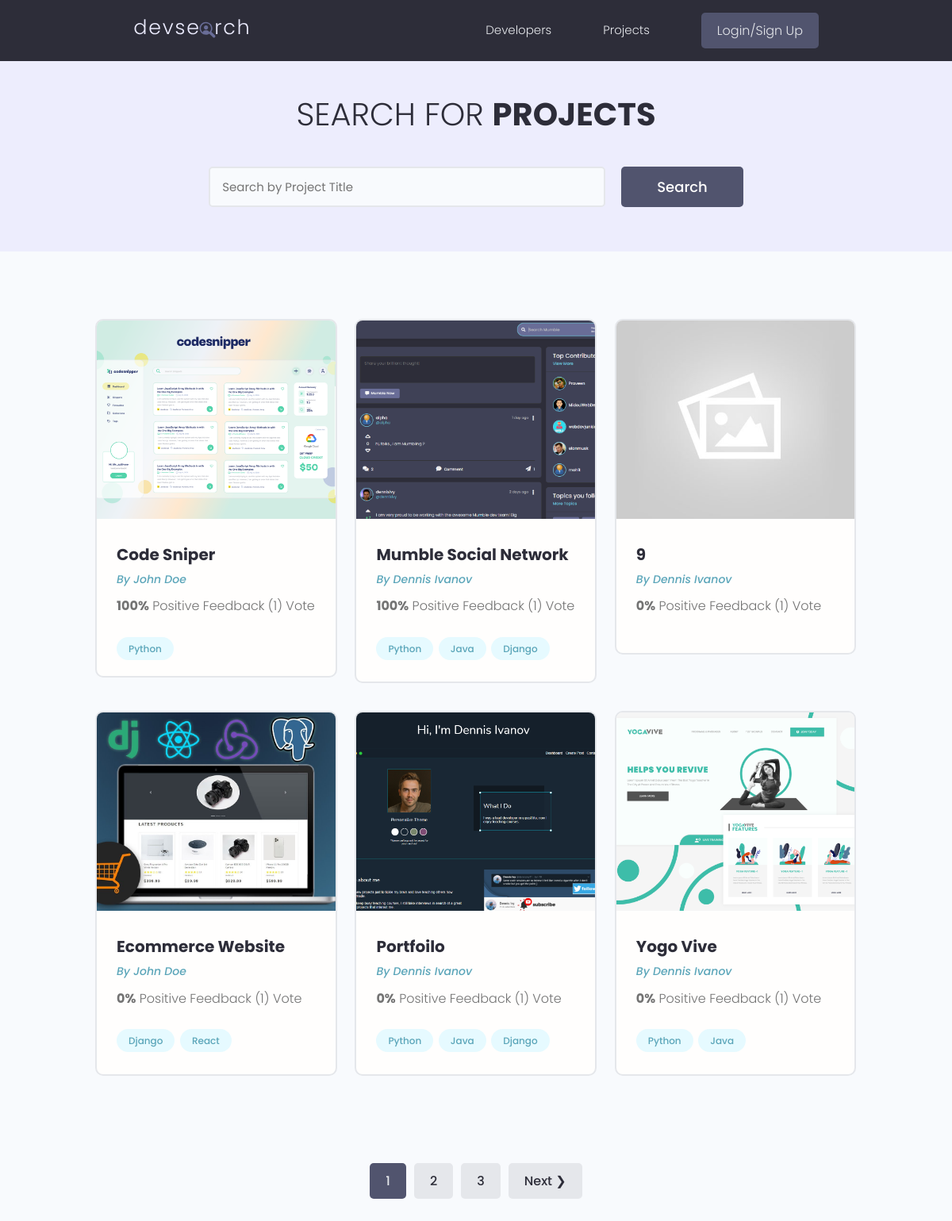
/projects/, run on the app's committed database.
### projects/models.py (models this page shows, shortened)
class Project(models.Model):
    owner = models.ForeignKey(Profile, null=True, blank=True, on_delete=models.CASCADE)
    title = models.CharField(max_length=200)
    description = models.TextField(null=True, blank=True)
    featured_image = models.ImageField(null=True, blank=True, default="default.jpg")
    demo_link = models.CharField(max_length=2000, null=True, blank=True)
    source_link = models.CharField(max_length=2000, null=True, blank=True)
    tags = models.ManyToManyField("Tag", blank=True)
    vote_total = models.IntegerField(default=0, null=True, blank=True)
    vote_ratio = models.IntegerField(default=0, null=True, blank=True)
    created = models.DateTimeField(auto_now_add=True)
    id = models.UUIDField(default=uuid.uuid4, unique=True, primary_key=True, editable=False)
    class Meta:
        ordering = ['-vote_ratio', '-vote_total', 'title']
    @property
    def imageURL(self):
        try:
            url = self.featured_image.url
        except:
            url = ''
        return url

class Tag(models.Model):
       name = models.CharField(max_length=200)
       created = models.DateTimeField(auto_now_add=True)
       id = models.UUIDField(default=uuid.uuid4, unique=True, primary_key=True, editable=False)
       def __str__(self):
           return self.name

### users/models.py (models this page shows, shortened)
class Profile(models.Model):
    user = models.OneToOneField(User, on_delete=models.CASCADE, null=True, blank=True, related_name="profile")
    name = models.CharField(max_length=200, blank=True, null=True)
    email = models.EmailField(max_length=500, blank=True, null=True)
    username = models.CharField(max_length=200, blank=True, null=True)
    location = models.CharField(max_length=200, blank=True, null=True)
    short_intro = models.CharField(max_length=200, blank=True, null=True)
    bio = models.TextField(blank=True, null=True)
    profile_image = models.ImageField(null=True, blank=True, upload_to="profiles/", default="profiles/user-default.png")
    social_github = models.CharField(max_length=200, blank=True, null=True)
    social_twitter = models.CharField(max_length=200, blank=True, null=True)
    social_linkedin = models.CharField(max_length=200, blank=True, null=True)
    social_youtube = models.CharField(max_length=200, blank=True, null=True)
    social_website = models.CharField(max_length=200, blank=True, null=True)
    created = models.DateTimeField(auto_now_add=True)
    id = models.UUIDField(default=uuid.uuid4, unique=True, primary_key=True, editable=False)
    class Meta:
        ordering = ['created']

### projects/views.py (the view)
# urls.py: path("projects/", views.getProjects),
def projects(request):
    projects, search_query = searchProjects(request)
    custom_range, projects = paginateProjects(request, projects, 6)
    context = {"projects": projects, "search_query": search_query, "custom_range": custom_range}
    return render(request, "projects/projects.html", context)

### projects/utils.py (called while the page is built)
def paginateProjects(request, projects, results):
    page = request.GET.get('page')
    paginator = Paginator(projects, results)
    try:
        projects = paginator.page(page)
    except PageNotAnInteger:
        page = 1
        projects = paginator.page(page)
    except EmptyPage:
        page = paginator.num_pages
        projects = paginator.page(page)
    leftIndex = (int(page) - 4)
    if leftIndex < 1:
        leftIndex = 1
    rightIndex = (int(page) + 5)
    if rightIndex > paginator.num_pages:
        rightIndex = paginator.num_pages + 1
    custom_range = range(leftIndex, rightIndex)
    return custom_range, projects

def searchProjects(request):
    search_query = ''
    if request.GET.get('search_query'):
        search_query = request.GET.get('search_query')
    tags = Tag.objects.filter(name__icontains=search_query)
    projects = Project.objects.distinct().filter(
        Q(title__icontains=search_query) |
        Q(description__icontains=search_query) |
        Q(owner__name__icontains=search_query) |
        Q(tags__in=tags)
    )
    return projects, search_query

### projects/templates/projects/projects.html (shortened to what this page needs)
{% extends "main.html" %}
{% block content %}
  <main class="projects">
    <section class="hero-section text-center">
      <div class="container container--narrow">
        <div class="hero-section__box">
          <h2>Search for <span>Projects</span></h2>
        </div>
        <div class="hero-section__search">
          <form class="form" action="{% url 'projects' %}" method="get">
            <div class="form__field">
              <input class="input input--text" id="formInput#search" type="text" name="search_query"
                placeholder="Search by Project Title" value="{{search_query}}" />
            </div>
            <input class="btn btn--sub btn--lg" type="submit" value="Search" />
          </form>
        </div>
      </div>
    </section>
    <section class="projectsList">
      <div class="container">
        <div class="grid grid--three">
    {% for project in projects %}
          <div class="column">
            <div class="card project">
              <a href="{% url 'project' project.id %}" class="project">
                <img class="project__thumbnail" src="{{project.imageURL}}" alt="project thumbnail" />
                <div class="card__body">
                  <h3 class="project__title">{{project.title}}</h3>
                  <p><a class="project__author" href="{% url 'user-profile' project.id %}">By {{project.owner.name}}</a></p>
                  <p class="project--rating">
                    <span style="font-weight: bold;">{{project.vote_ratio}}%</span> Positive
                    Feedback ({{project.vote_total}}) Vote{{project.vote_total|pluralize:"s"}}
                  </p>
                  <div class="project__tags">
                    {% for tag in project.tags.all %}
                    <span class="tag tag--pill tag--main">
                      <small>{{tag}}</small>
                    </span>
                    {% endfor %}
                  </div>
                </div>
              </a>
            </div>
          </div>
          {% endfor %}
        </div>
      </div>
    </section>
 {% include 'pagination.html' with queryset=projects custom_range=custom_range %}
 </main>
{% endblock content %}

### templates/main.html (shortened to what this page needs)
<!DOCTYPE html>
{% load static %}
<html lang="en">
<head>
  <link rel="stylesheet" href="https://cdn.iconmonstr.com/1.3.0/css/iconmonstr-iconic-font.min.css" />
  <link rel="stylesheet" href="{% static 'uikit/styles/uikit.css' %}" />
  <link rel="stylesheet" href="{% static 'styles/app.css' %}" />
  <link rel="stylesheet" href="https://cdnjs.cloudflare.com/ajax/libs/font-awesome/6.2.1/css/all.min.css" />
</head>
<body>
  {% include "navbar.html" %}
    {% block content %}
    {% endblock content %}
</body>
</html>

### templates/navbar.html (shortened to what this page needs)
{% load static %}
  <header class="header">
    <div class="container container--narrow">
      <a href="{% url 'profiles' %}" class="header__logo">
        <img src="{% static 'images/logo.svg' %}" alt="DevSearch Logo" />
      </a>
      <nav class="header__nav">
        <ul class="header__menu">
          <li class="header__menuItem"><a href="{% url 'profiles' %}">Developers</a></li>
          <li class="header__menuItem"><a href="{% url 'projects' %}">Projects</a></li>
          {% if request.user.is_authenticated %}
            <li class="header__menuItem"><a href="{% url 'inbox' %}">Inbox</a></li>
           <li class="header__menuItem"><a href="{% url 'account' %}">Account</a></li>
          <li class="header__menuItem"><a href="{% url 'logout' %}" class="btn btn--sub">Logout</a></li>
          {% else %}
          <li class="header__menuItem"><a href="{% url 'login' %}" class="btn btn--sub">Login/Sign Up</a></li>
          {% endif %}
        </ul>
      </nav>
    </div>
  </header>

### templates/pagination.html (shortened to what this page needs)
{% if queryset.has_other_pages %}
<div class="pagination">
    <ul class="container">
        {% for page in custom_range %}
        {% if page == queryset.number%}
        <li><a href="?page={{page}}" class="btn page-link btn--sub" data-page="{{page}}">{{page}}</a></li>
        {% else %}
        <li><a href="?page={{page}}" class="btn page-link" data-page="{{page}}">{{page}}</a></li>
        {% endif %}
        {% endfor %}
        {% if queryset.has_next %}
        <li><a href="?page={{queryset.next_page_number}}" class="btn page-link"
                data-page="{{queryset.next_page_number}}">Next &#10095;</a></li>
        {% endif %}
    </ul>
</div>
{% endif %}

### static/styles/app.css (style rules this page uses)
:root { --color-sub: #2d2d39; }
.btn--sub { background-color: var(--color-sub-light); }
.card { border: 2px solid var(--color-light); }
img { width: 100%; }
.header { position: sticky; z-index: 111; background-color: var(--color-sub); padding: 1.5rem 0; }
.header > .container { display: flex; justify-content: space-between; align-items: center; }
.header__logo > img { height: 3.8rem; }
.header__nav > ul { display: inline-flex; align-items: center; list-style: none; gap: 6.5rem; }
.header__menuItem > a { color: var(--color-light); font-weight: 300; }
.hero-section { height: 40vh; display: flex; align-items: center; background-color: var(--color-sub); }
.hero-section__box { margin-bottom: 4rem; }
.hero-section__box > h2, .hero-section__box > h2 > span { font-size: 4rem; color: var(--color-light); line-height: 1.3; text-transform: uppercase; }
.hero-section__box > h2 { font-weight: 300; }
.hero-section__box > h2 > span { font-weight: 700; }
.hero-section__search > .form { display: flex; align-items: center; justify-content: center; gap: 2rem; }
.hero-section__search > .form input.input--text { width: 50rem; }
.pagination { margin-top: 8rem; margin-bottom: 10rem; }
.pagination > ul { flex-wrap: wrap; list-style: none; display: flex; align-items: center; justify-content: center; gap: 1rem; }
.pagination .btn { color: var(--color-sub); }
.pagination .btn.btn--sub { color: var(--color-light); }
.project__author { font-size: 1.4rem; font-style: italic; }
.project--rating { margin-bottom: 1.6em; margin-top: .5em; }
.projects > .hero-section { background: var(--color-sub-lighter); height: 30vh; }
.projects .hero-section__box { margin-bottom: 2.5rem; }
.projects .hero-section__box > h2 { color: var(--color-sub); }
.projects .hero-section__box > h2 > span { font-weight: 700; color: var(--color-sub); }
.projectsList { margin-top: 8rem; }
.project__thumbnail { height: 25rem; object-fit: cover; object-position: top center; }
.project__title { font-size: 2rem; font-weight: 700; color: var(--color-sub); }

### static/uikit/styles/modules/_variables.css (style rules this page uses)
:root { --color-main: #5aa5b9; --color-main-light: #e6faff; --color-sub: #3f4156; --color-sub-light: #51546e; --color-sub-lighter: #ededfd; --color-text: #737373; --color-gray: #8b8b8b; --color-light: #e5e7eb; --color-light-gray: #767676; --color-bg: #f8fafd; --color-white: #fffefd; --color-white-light: #f3f3f3; --color-success: #359e64; --color-success-bg: #def8e8; --color-error: #fc4b0b; --color-error-bg: #fff2ee; --font-base: 'Poppins', arial, helvetica, 'Segoe UI', roboto, ubuntu, sans-serif; --font-monospace: 'Fira Code', 'Courier New', courier, monospace; --font-regular: 300; --font-medium: 500; --font-bold: 700; --generic-shadow: 1px 1px 5px #00000010; --generic-transition: all 0.3s ease-in-out; }

### static/uikit/styles/modules/_base.css (style rules this page uses)
* { margin: 0; padding: 0; box-sizing: border-box; text-rendering: optimizeLegibility; color: inherit; font-size: inherit; }
html { font-size: 50%; }
@media only screen and (min-width: 480px) { html { font-size: 56.25%; } }
@media only screen and (min-width: 1200px) { html { font-size: 62.5%; } }
body { line-height: 1.6; font-weight: 400; font-size: 1.5rem; color: var(--color-text); background-color: var(--color-bg); min-height: 100vh; }

### static/uikit/styles/modules/_typography.css (style rules this page uses)
* { font-family: var(--font-base); }
h2 { font-size: 3.6rem; font-weight: var(--font-bold); }
h3 { font-size: 3.2rem; font-weight: var(--font-medium); }
p, span, strong { font-size: 1.6rem; color: var(--color-text); font-weight: var(--font-regular); }
a { padding-bottom: 2px; text-decoration: none; display: inline-block; color: var(--color-main); font-weight: var(--font-medium); }

### static/uikit/styles/modules/_utilities.css (style rules this page uses)
.container { width: 92%; max-width: 165rem; margin: 0 auto; box-sizing: border-box; }
.container--narrow { width: 92%; max-width: 120rem; }
@media screen and (min-width: 1000px) { .container { width: 90%; } }
@media screen and (min-width: 1000px) { .container--narrow { width: 85%; } }
@media screen and (min-width: 1200px) { .container { width: 80%; } }
@media screen and (min-width: 1200px) { .container--narrow { width: 72%; } }
.text-center { text-align: center; }

### static/uikit/styles/modules/_card.css (style rules this page uses)
.card { border-radius: 1rem; background-color: var(--color-white); border: 1.5px solid var(--color-light); width: auto; height: auto; margin-top: 0.5rem; margin-bottom: 0.5rem; overflow: hidden; }
.card__body, .card__header { padding: 2rem 2.5rem; }

### data on the page
Project: imageURL (picture), title "Code Sniper", owner.name "John Doe", vote_ratio "100", vote_total "1"
Tag: name "Python"
Project: imageURL (picture), title "Mumble Social Network", owner.name "Dennis Ivanov", vote_ratio "100", vote_total "1"
Tag: name "Java"
Tag: name "Django"
Project: imageURL (placeholder picture), title "9", owner.name "Dennis Ivanov", vote_ratio "0", vote_total "1"
Project: imageURL (picture), title "Ecommerce Website", owner.name "John Doe", vote_ratio "0", vote_total "1"
Tag: name "React"
Project: imageURL (picture), title "Portfoilo", owner.name "Dennis Ivanov", vote_ratio "0", vote_total "1"
Project: imageURL (picture), title "Yogo Vive", owner.name "Dennis Ivanov", vote_ratio "0", vote_total "1"

### other printed values
{{ page }} "1"
{{ page }} "2" "3"
